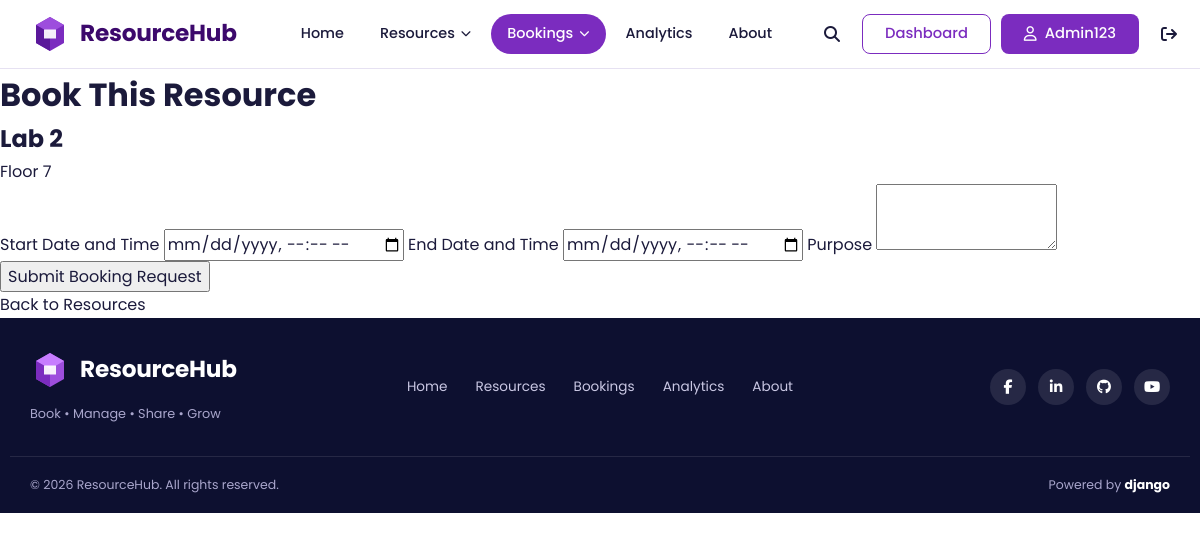
Page /bookings/create/6/ (signed in) on the committed database.
### accounts/models.py (models this page shows, shortened)
class User(AbstractUser):
    ROLE_CHOICES = [
        ("student", "Student"),
        ("teacher", "Teacher"),
        ("admin", "Administrator"),
    ]
    email = models.EmailField(unique=True)
    role = models.CharField(
        max_length=20,
        choices=ROLE_CHOICES,
        default="student",
    )
    department = models.CharField(
        max_length=100,
        blank=True,
    )
    email_verified = models.BooleanField(default=False)

class Profile(models.Model):
    user = models.OneToOneField(
        settings.AUTH_USER_MODEL,
        on_delete=models.CASCADE,
        related_name="profile",
    )
    first_name = models.CharField(
        max_length=120,
        blank=True,
    )
    last_name = models.CharField(
        max_length=100,
        blank=True,
    )
    phone = models.CharField(
        max_length=20,
        blank=True,
    )
    profile_picture = models.ImageField(
        upload_to="profile_pictures/",
        blank=True,
        null=True,
    )
    designation = models.CharField(
        max_length=100,
        blank=True,
    )

### resources/models.py (models this page shows, shortened)
class Resource(models.Model):
    name = models.CharField(max_length=200)
    category = models.ForeignKey(ResourceCategory, on_delete=models.CASCADE)
    department = models.CharField(max_length=100)
    capacity = models.PositiveIntegerField()
    location = models.CharField(max_length=200)
    qr_code = models.CharField(
        max_length=255,
        unique=True,
        default=uuid.uuid4,
        editable=False
    )
    device_code = models.CharField(
        max_length=100,
        unique=True,
        default=generate_device_code,
        editable=False
    )
    open_time = models.TimeField()
    close_time = models.TimeField()
    status = models.CharField(max_length=50)
    description = models.TextField()

### bookings/views.py (the view, shortened to what this page needs)
# urls.py: path('create/<int:resource_id>/', views.create_booking, name='create_booking'),
@login_required
def create_booking(request, resource_id):
    resource = get_object_or_404(Resource, id=resource_id)
    return render(request, 'bookings/create_booking.html', {'resource': resource})

### templates/bookings/create_booking.html (shortened to what this page needs)
{% extends 'core/base.html' %}
{% block content %}
<div class="booking-container">
    <h1>Book This Resource</h1>
    <div class="resource-info">
        <h2>{{ resource.name }}</h2>
        <p>{{ resource.location }}</p>
    </div>
    <form method="POST">
        <label>Start Date and Time</label>
        <input type="datetime-local" name="start_time" required>
        <label>End Date and Time</label>
        <input type="datetime-local" name="end_time" required>
        <label>Purpose</label>
        <textarea name="purpose" rows="4" required></textarea>
        <button type="submit">Submit Booking Request</button>
    </form>
    <a href="{% url 'resources:resource_list' %}">
        Back to Resources
    </a>
</div>
{% endblock %}

### templates/core/base.html (shortened to what this page needs)
{% load static %}
<!DOCTYPE html>
<html lang="en">
<head>
  <link rel="stylesheet" href="https://cdnjs.cloudflare.com/ajax/libs/font-awesome/6.5.2/css/all.min.css">
  <link rel="stylesheet" href="{% static 'css/master.css' %}">
</head>
<body>
  {% url 'analytics:analytics_dashboard' as analytics_url %}
  {% url 'core:about' as about_url %}
  {% with app=request.resolver_match.app_name page=request.resolver_match.url_name %}
  <header class="site-header" id="siteHeader">
    <div class="container header-inner">
      <a href="/" class="brand" aria-label="ResourceHub home">
        <svg class="brand-mark" viewBox="0 0 40 40" width="40" height="40" aria-hidden="true">
          <path d="M20 3 34 11v18L20 37 6 29V11z" fill="#7B2CBF"/>
          <path d="M20 3 34 11 20 19 6 11z" fill="#9D4EDD"/>
          <path d="M20 19v18L6 29V11z" fill="#5A189A"/>
          <path d="M14 15.5h12v9H14z" fill="#fff" opacity=".92"/>
        </svg>
        <span class="brand-name">ResourceHub</span>
      </a>
      <div class="nav-panel">
        <nav aria-label="Main navigation">
          <ul class="nav-list">
            <li><a class="nav-link{% if page == 'home' %} active{% endif %}" href="/">Home</a></li>
            <li>
              <details class="has-dropdown">
                <summary class="nav-link{% if app == 'resources' %} active{% endif %}">
                  Resources <i class="fa-solid fa-chevron-down" aria-hidden="true"></i>
                </summary>
              </details>
            </li>
            {% if user.is_authenticated %}
            <li>
              <details class="has-dropdown">
                <summary class="nav-link{% if app == 'bookings' or app == 'checkins' or app == 'sharings' %} active{% endif %}">
                  Bookings <i class="fa-solid fa-chevron-down" aria-hidden="true"></i>
                </summary>
              </details>
            </li>
            {% else %}
            <li><a class="nav-link{% if app == 'bookings' %} active{% endif %}" href="{% url 'bookings:booking_list' %}">Bookings</a></li>
            {% endif %}
            <li><a class="nav-link{% if app == 'analytics' %} active{% endif %}" href="{{ analytics_url|default:'/' }}">Analytics</a></li>
            <li><a class="nav-link{% if page == 'about' %} active{% endif %}" href="{{ about_url|default:'/' }}">About</a></li>
          </ul>
        </nav>
        <div class="nav-tools">
          <label for="searchToggle" class="icon-btn" title="Search resources">
            <i class="fa-solid fa-magnifying-glass" aria-hidden="true"></i>
          </label>
          {% if user.is_authenticated %}
            {% if user.is_staff or user.is_superuser or user.role == 'admin' %}
              <a class="btn btn-outline" href="{% url 'core:admin_dashboard' %}">Dashboard</a>
            {% else %}
              <a class="btn btn-outline" href="{% url 'accounts:profile' %}">Dashboard</a>
            {% endif %}
            <a class="btn btn-primary" href="{% url 'accounts:profile' %}">
              <i class="fa-regular fa-user" aria-hidden="true"></i> {{ user.profile.first_name|default:user.username }}
            </a>
            <form method="post" action="{% url 'accounts:logout' %}" class="logout-form">
              <button type="submit" class="icon-btn" aria-label="Log out" title="Log out">
                <i class="fa-solid fa-arrow-right-from-bracket" aria-hidden="true"></i>
              </button>
            </form>
          {% else %}
            <a class="btn btn-outline" href="{% url 'accounts:login' %}">Login</a>
            <a class="btn btn-primary" href="{% url 'accounts:register' %}">Register</a>
          {% endif %}
        </div>
      </div>
    </div>
  </header>
  {% endwith %}
  <main id="main">
    {% block content %}{% endblock %}
  </main>
  <footer class="site-footer">
    <div class="container footer-inner">
      <div class="footer-brand">
        <a href="/" class="brand brand-light">
          <svg class="brand-mark" viewBox="0 0 40 40" width="40" height="40" aria-hidden="true">
            <path d="M20 3 34 11v18L20 37 6 29V11z" fill="#9D4EDD"/>
            <path d="M20 3 34 11 20 19 6 11z" fill="#C77DFF"/>
            <path d="M20 19v18L6 29V11z" fill="#7B2CBF"/>
            <path d="M14 15.5h12v9H14z" fill="#fff" opacity=".92"/>
          </svg>
          <span class="brand-name">ResourceHub</span>
        </a>
        <p class="footer-tagline">Book &bull; Manage &bull; Share &bull; Grow</p>
      </div>
      <nav class="footer-nav" aria-label="Footer navigation">
        <a href="/">Home</a>
        <a href="{% url 'resources:resource_list' %}">Resources</a>
        <a href="{% url 'bookings:booking_list' %}">Bookings</a>
        <a href="{{ analytics_url|default:'/' }}">Analytics</a>
        <a href="{{ about_url|default:'/' }}">About</a>
      </nav>
      <ul class="social">
        <li><a href="https://www.facebook.com/" target="_blank" rel="noopener noreferrer" aria-label="Facebook"><i class="fa-brands fa-facebook-f"></i></a></li>
        <li><a href="https://www.linkedin.com/" target="_blank" rel="noopener noreferrer" aria-label="LinkedIn"><i class="fa-brands fa-linkedin-in"></i></a></li>
        <li><a href="https://github.com/" target="_blank" rel="noopener noreferrer" aria-label="GitHub"><i class="fa-brands fa-github"></i></a></li>
        <li><a href="https://www.youtube.com/" target="_blank" rel="noopener noreferrer" aria-label="YouTube"><i class="fa-brands fa-youtube"></i></a></li>
      </ul>
    </div>
    <div class="container footer-bottom">
      <p>&copy; {% now "Y" %} ResourceHub. All rights reserved.</p>
      <p>Powered by <strong>django</strong></p>
    </div>
  </footer>
</body>
</html>

### static/css/master.css (style rules this page uses)
:root { --brand: #7B2CBF; --brand-dark: #5A189A; --brand-deep: #3C096C; --brand-light: #9D4EDD; --brand-soft: #F3EBFB; --lavender: #F6F2FD; --ink: #1B1A3B; --muted: #5E5C7E; --line: #E6E1F2; --white: #FFFFFF; --navy: #0D1030; --success: #1FA971; --warning: #D98A0B; --danger: #D64550; --radius-sm: 8px; --radius: 14px; --radius-lg: 22px; --shadow: 0 6px 24px rgba(60, 9, 108, .08); --shadow-lg: 0 14px 40px rgba(60, 9, 108, .16); --font: 'Poppins', system-ui, -apple-system, 'Segoe UI', sans-serif; --script: 'Caveat', 'Segoe Script', cursive; --container: 1180px; --header-h: 68px; }
*, *::before, *::after { box-sizing: border-box; }
html { scroll-behavior: smooth; -webkit-text-size-adjust: 100%; }
body { margin: 0; font-family: var(--font); font-size: 1rem; line-height: 1.6; color: var(--ink); background: var(--white); -webkit-font-smoothing: antialiased; }
img, svg { max-width: 100%; display: block; }
a { color: inherit; text-decoration: none; }
ul { list-style: none; margin: 0; padding: 0; }
h1, h2, h3, p { margin: 0; }
button, input { font: inherit; color: inherit; }
button, label[for] { cursor: pointer; }
.container { width: 100%; max-width: var(--container); margin-inline: auto; padding-inline: 20px; }
.btn { display: inline-flex; align-items: center; justify-content: center; gap: 8px; padding: 10px 22px; border: 1.5px solid transparent; border-radius: var(--radius-sm); font-weight: 500; font-size: .92rem; line-height: 1.2; white-space: nowrap; transition: background-color .2s, color .2s, border-color .2s, box-shadow .2s; }
.btn-primary { background: var(--brand); color: #fff; }
.btn-outline { background: #fff; color: var(--brand); border-color: var(--brand); }
.icon-btn { display: inline-grid; place-items: center; width: 40px; height: 40px; background: transparent; border: 0; border-radius: 50%; color: var(--ink); font-size: 1rem; transition: background-color .2s, color .2s; }
.site-header { position: sticky; top: 0; z-index: 100; background: rgba(255, 255, 255, .96); backdrop-filter: blur(8px); border-bottom: 1px solid var(--line); }
.header-inner { display: flex; align-items: center; justify-content: space-between; gap: 24px; min-height: var(--header-h); }
.brand { display: inline-flex; align-items: center; gap: 10px; flex-shrink: 0; }
.brand-name { font-size: 1.45rem; font-weight: 700; letter-spacing: -.01em; color: var(--brand-deep); }
.brand-light .brand-name { color: #fff; }
.nav-panel { display: flex; align-items: center; flex: 1; justify-content: space-between; gap: 24px; }
.nav-list { display: flex; align-items: center; gap: 4px; margin-left: 24px; }
.nav-link { display: inline-flex; align-items: center; gap: 6px; padding: 8px 16px; border: 0; background: transparent; border-radius: 999px; font-size: .9rem; font-weight: 500; color: var(--ink); transition: background-color .2s, color .2s; }
.nav-link.active { background: var(--brand); color: #fff; }
.nav-link i { font-size: .65rem; transition: transform .2s; }
.has-dropdown { position: relative; }
.has-dropdown summary { list-style: none; cursor: pointer; }
.nav-tools { display: flex; align-items: center; gap: 10px; }
.logout-form { margin: 0; display: inline-flex; }
.site-footer { background: var(--navy); color: #C9C7E3; }
.footer-inner { display: grid; grid-template-columns: 1fr auto 1fr; align-items: center; gap: 24px; padding-block: 32px; }
.footer-tagline { margin-top: 6px; font-size: .8rem; color: #A9A6CC; }
.footer-nav { display: flex; flex-wrap: wrap; justify-content: center; gap: 8px 28px; font-size: .85rem; }
.social { display: flex; justify-content: flex-end; gap: 12px; }
.social a { display: grid; place-items: center; width: 36px; height: 36px; border-radius: 50%; background: rgba(255, 255, 255, .1); color: #fff; font-size: .9rem; transition: background-color .2s; }
.footer-bottom { display: flex; justify-content: space-between; gap: 12px; flex-wrap: wrap; padding-block: 18px; border-top: 1px solid rgba(255, 255, 255, .1); font-size: .78rem; color: #A9A6CC; }
.footer-bottom strong { color: #fff; }

### rows in the picture
User: profile.first_name "Admin123"
Resource: name "Lab 2", location "Floor 7"
